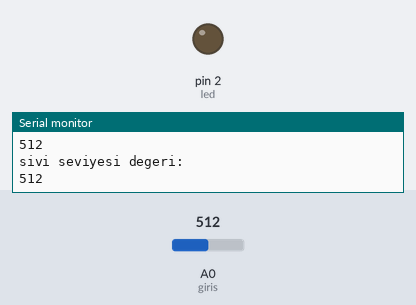
The sketch below on a simulated Arduino Uno, built with avr-gcc and run on an emulated ATmega328P. Parts: output pins drawn as LEDs (lit = HIGH), the last lines printed to the serial monitor. Inputs (shaded band) come from the test bench; at power-on: A0 (giris) = 512.

Above: at 1.2 s.
1.3 s: A0 (giris) set to 251
4.3 s: A0 (giris) set to 231
At 5.1 s:
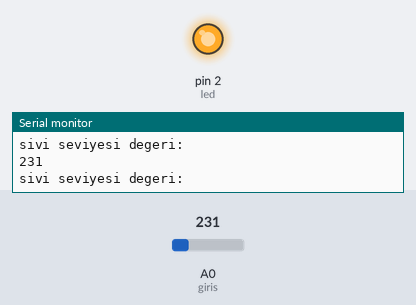
5.8 s: A0 (giris) set to 250
At 6.1 s:
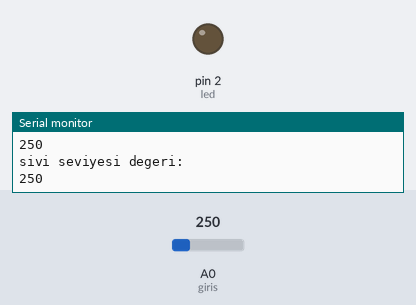
8.8 s: A0 (giris) set to 230
At 9.4 s:
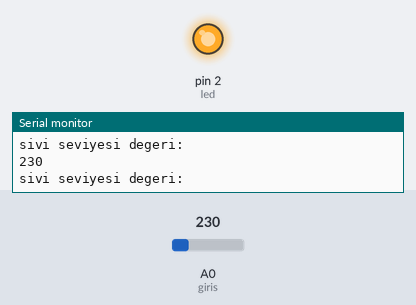
Timing chart, 0 to 11.3 s (numbered marks = the images above; inputs shaded):
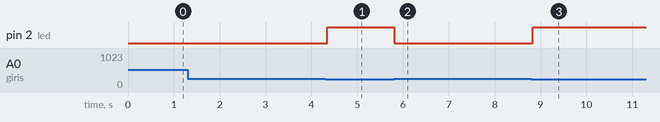

Measured:
- the behaviour switches between 240 and 239 on A0 (giris) (found by bisection; images 0 and 1)
- after the input at 4.3 s, pin 2 (led): LOW → HIGH at once
- after the input at 5.8 s, pin 2 (led): HIGH → LOW at once
- after the input at 8.8 s, pin 2 (led): LOW → HIGH at once

The sketch:

water_sensor.ino
```cpp
const int giris = 0;
                  int deger = 0;
                              const int led = 2;


void setup() {

  Serial.begin(9600);
  pinMode(led, OUTPUT);

}

void loop() {
  deger = analogRead(giris);
  if (deger < 240)
  {
    digitalWrite(led, HIGH);
    Serial.println("sivi seviyesi degeri:");
    Serial.println(deger);
  }

  else
  {
    digitalWrite(led, LOW);
    Serial.println("sivi seviyesi degeri: ");
    Serial.println(deger);
  }
  delay(50);
}
```
